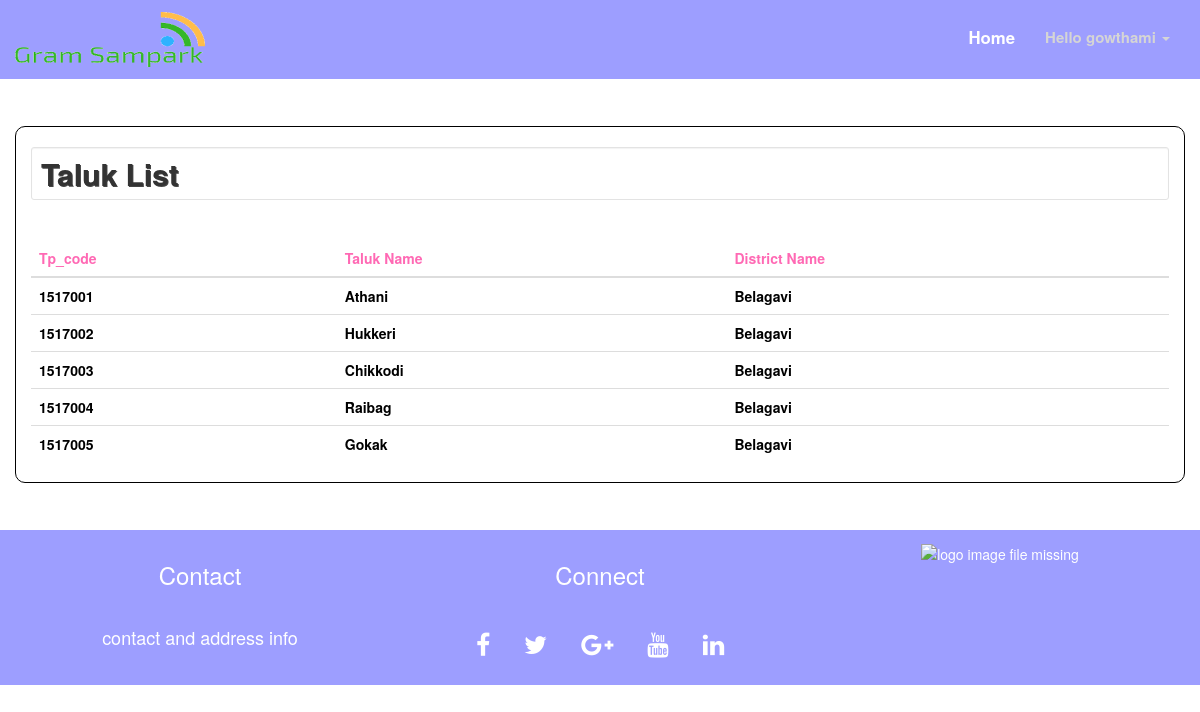
The page /zpadmin/viewtaluk.php (signed in) on the database its author committed.
### tables this page shows
CREATE TABLE `taluk_list` (
  `tp_code` bigint(20) NOT NULL,
  `zp_code` bigint(20) NOT NULL,
  `taluk_name` varchar(50) NOT NULL
);

CREATE TABLE `district_list` (
  `zp_code` bigint(20) NOT NULL,
  `state_name` varchar(50) NOT NULL,
  `district_name` varchar(50) NOT NULL
);

### config.php (called while the page is built, shortened)
<?php
$username=$_SESSION['login_user'];
 ?>

### zpadmin/viewtaluk.php (the view, shortened to what this page needs)
<!DOCTYPE html>
<html>
<head>
</head>
	<body>
		<?php
			include 'navbar.php';
		?>
		<div class="container-fluid">
			<div class="container" style="border:solid thin black;border-radius: 10px;">
				<h2 class="well well-sm" style="background-color:transparent; animation-duration: 3s;text-shadow:1px 1px 0 #444;"><b>Taluk List</b></h2><br>
				<div class="table-responsive w3-animate-zoom">
					<table class="table table-striped" style="color: black; font-weight: bold;">
						<thead>
							<tr>
								<th  style="color: #FF69B4;"><b>Tp_code</b></th>
								<th style="color: #FF69B4;"><b>Taluk Name</b></th>
								<th style="color: #FF69B4;"><b>District Name</b></th>
							</tr>
						</thead>
						<tbody style="background-color: transparent;">
							<?php
								$servername ="localhost";
								$username= "root";
								$password= "password";
								$dbname = "gramsampark";
								$conn = mysqli_connect($servername, $username, $password,$dbname );
								$sql="select tp_code,taluk_name,district_name from taluk_list,district_list where taluk_list.zp_code=district_list.zp_code";
								$result=mysqli_query($conn, $sql);
								if ($result-> num_rows >0) {
									while ($row= $result-> fetch_assoc()) {
										echo "<tr style='background-color:transparent;'><td>".$row["tp_code"]."</td><td>".$row['taluk_name']."</td><td>".$row["district_name"]."</td></tr>";
									}
								}
								else
								{
									echo "0 result";
								}
							?>
						</tbody>
					</table>
				</div>
			</div>
		</div>
		<?php include 'footer.php'; ?>
	</body>
</html>

### zpadmin/navbar.php (shortened to what this page needs)
<!DOCTYPE html>
<html>
<head>
	<?php
		include './links.php';
	?>
</head>
<body>
	<?php
		include ('../config.php');
	?>
	<nav class="navbar navbar-inverse">
		 <div class="container-fluid">
		 	<div class="navbar-header">
		 		<a class="nabar-brand" href="#"><img src="../img/gpslogo.png"></a>
		 	</div>
		 	<div class="collapse navbar-collapse" id="myNavbar">
		 		<ul class="nav navbar-nav navbar-right">
		 			<li class="active"><a href="index.php">Home</a></li>
		 			<li class="dropdown">
		 				<a class="dropdown-toggle" data-toggle="dropdown" href="#" style="font-size: 15px"><b>Hello <?php echo $username; ?>
		 					</b>
		 					<span class="caret"></span>
		 				</a>
		 			</li>
		 		</ul>
		 	</div>
		 </div>
	</nav>
</body>
</html>

### zpadmin/links.php (shortened to what this page needs)
<link rel="stylesheet" href="../css/bootstrap.min.css">
<link rel="stylesheet" href="../css/font-awesome.css">
<link rel="stylesheet" type="text/css" href="../style.css">

### zpadmin/footer.php
<footer class="container-fluid text-center">
	<div class="row">
		<div class="col-sm-4">
			<h3>Contact</h3><br>
			<h4>contact and address info</h4>
		</div>
		<div class="col-sm-4">
			<h3>Connect</h3><br>
			<a href="#" class="fa fa-facebook"></a>
			<a href="#" class="fa fa-twitter"></a>
			<a href="#" class="fa fa-google-plus"></a>
			<a href="#" class="fa fa-youtube"></a>
			<a href="#" class="fa fa-linkedin"></a>
		</div>
		<div class="col-sm-4">
			<img src="../img/bunny.png" class="icon" alt="logo image file missing">
		</div>
	</div>
</footer>

### style.css (style rules this page uses)
html, body { height: 100%; width: 100%; }
.navbar { margin-bottom: 0; border-radius: 0; background-color: #9D9EFF; color: #ffffff; padding: 1% 0; font-size: 1.2em; font-weight: bold; border: 0; }
.navbar-inverse .navbar-nav .active a, .navbar-inverse .navbar-nav .active a:focus, .navbar-inverse .navbar-nav .active a:hover { color: #ffffff; background-color: #9D9EFF; }
.navbar-inverse .navbar-nav li a { color: #d5d5d5; }
.container { margin: 4% auto; }
footer { width: 100%; background-color: #9D9EFF; padding: 1%; color: #ffffff; }
.fa { padding: 15px; font-size: 25px; color: #ffffff; }

### rows shown on the page
taluk_list: tp_code "1517001", taluk_name "Athani", zp_code.district_name "Belagavi"
taluk_list: tp_code "1517002", taluk_name "Hukkeri", zp_code.district_name "Belagavi"
taluk_list: tp_code "1517003", taluk_name "Chikkodi", zp_code.district_name "Belagavi"
taluk_list: tp_code "1517004", taluk_name "Raibag", zp_code.district_name "Belagavi"
taluk_list: tp_code "1517005", taluk_name "Gokak", zp_code.district_name "Belagavi"

### other values the page prints
$username "gowthami"
